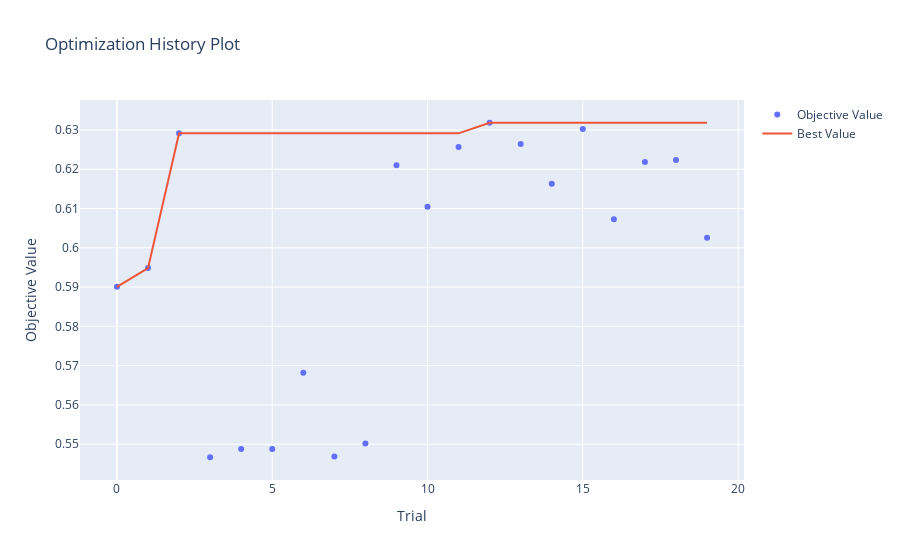

Notebook source saved alongside this figure:
### Code cell
# plot_optimization_history: shows the scores from all trials as well as the best score so far at each point.
optuna.visualization.plot_optimization_history(study)

### Figure 1 — Plotly figure (JSON) as saved in the notebook; plotly's stock layout.template omitted (floating-point values rounded to 4 significant figures)
{"data": [{"mode": "markers", "name": "Objective Value", "type": "scatter", "x": [0, 1, 2, 3, 4, 5, 6, 7, 8, 9, 10, 11, 12, 13, 14, 15, 16, 17, 18, 19], "y": [0.5901, 0.5948, 0.6291, 0.5467, 0.5488, 0.5488, 0.5682, 0.5469, 0.5502, 0.621, 0.6104, 0.6257, 0.6318, 0.6264, 0.6163, 0.6302, 0.6073, 0.6218, 0.6223, 0.6026]}, {"name": "Best Value", "type": "scatter", "x": [0, 1, 2, 3, 4, 5, 6, 7, 8, 9, 10, 11, 12, 13, 14, 15, 16, 17, 18, 19], "y": [0.5901, 0.5948, 0.6291, 0.6291, 0.6291, 0.6291, 0.6291, 0.6291, 0.6291, 0.6291, 0.6291, 0.6291, 0.6318, 0.6318, 0.6318, 0.6318, 0.6318, 0.6318, 0.6318, 0.6318]}], "layout": {"title": {"text": "Optimization History Plot"}, "xaxis": {"title": {"text": "Trial"}}, "yaxis": {"title": {"text": "Objective Value"}}}}
